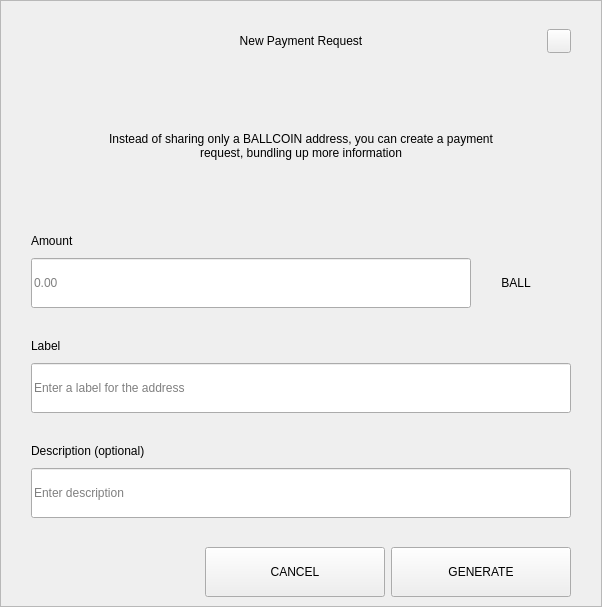
<?xml version="1.0" encoding="UTF-8"?>
<ui version="4.0">
 <class>RequestDialog</class>
 <widget class="QDialog" name="RequestDialog">
  <property name="geometry">
   <rect>
    <x>0</x>
    <y>0</y>
    <width>602</width>
    <height>607</height>
   </rect>
  </property>
  <property name="windowTitle">
   <string>Dialog</string>
  </property>
  <layout class="QVBoxLayout" name="verticalLayout_5">
   <property name="spacing">
    <number>0</number>
   </property>
   <property name="leftMargin">
    <number>0</number>
   </property>
   <property name="topMargin">
    <number>0</number>
   </property>
   <property name="rightMargin">
    <number>0</number>
   </property>
   <property name="bottomMargin">
    <number>0</number>
   </property>
   <item>
    <widget class="QFrame" name="frame">
     <property name="styleSheet">
      <string notr="true"/>
     </property>
     <property name="frameShape">
      <enum>QFrame::StyledPanel</enum>
     </property>
     <property name="frameShadow">
      <enum>QFrame::Raised</enum>
     </property>
     <layout class="QVBoxLayout" name="verticalLayout_4" stretch="1,0,0">
      <property name="spacing">
       <number>0</number>
      </property>
      <property name="leftMargin">
       <number>30</number>
      </property>
      <property name="topMargin">
       <number>20</number>
      </property>
      <property name="rightMargin">
       <number>30</number>
      </property>
      <property name="bottomMargin">
       <number>0</number>
      </property>
      <item>
       <layout class="QHBoxLayout" name="horizontalLayout_3">
        <property name="spacing">
         <number>0</number>
        </property>
        <item>
         <spacer name="horizontalSpacer_21">
          <property name="orientation">
           <enum>Qt::Horizontal</enum>
          </property>
          <property name="sizeHint" stdset="0">
           <size>
            <width>40</width>
            <height>20</height>
           </size>
          </property>
         </spacer>
        </item>
        <item>
         <widget class="QLabel" name="labelTitle">
          <property name="minimumSize">
           <size>
            <width>0</width>
            <height>40</height>
           </size>
          </property>
          <property name="maximumSize">
           <size>
            <width>16777215</width>
            <height>40</height>
           </size>
          </property>
          <property name="styleSheet">
           <string notr="true">padding-left:24px;</string>
          </property>
          <property name="text">
           <string>New Payment Request</string>
          </property>
          <property name="alignment">
           <set>Qt::AlignCenter</set>
          </property>
          <property name="margin">
           <number>7</number>
          </property>
         </widget>
        </item>
        <item>
         <spacer name="horizontalSpacer">
          <property name="orientation">
           <enum>Qt::Horizontal</enum>
          </property>
          <property name="sizeHint" stdset="0">
           <size>
            <width>40</width>
            <height>20</height>
           </size>
          </property>
         </spacer>
        </item>
        <item>
         <widget class="QPushButton" name="btnEsc">
          <property name="minimumSize">
           <size>
            <width>24</width>
            <height>24</height>
           </size>
          </property>
          <property name="maximumSize">
           <size>
            <width>24</width>
            <height>24</height>
           </size>
          </property>
          <property name="focusPolicy">
           <enum>Qt::NoFocus</enum>
          </property>
          <property name="text">
           <string/>
          </property>
         </widget>
        </item>
       </layout>
      </item>
      <item>
       <widget class="QStackedWidget" name="stack">
        <property name="minimumSize">
         <size>
          <width>540</width>
          <height>0</height>
         </size>
        </property>
        <property name="maximumSize">
         <size>
          <width>540</width>
          <height>16777215</height>
         </size>
        </property>
        <property name="currentIndex">
         <number>0</number>
        </property>
        <widget class="QWidget" name="page_1">
         <property name="minimumSize">
          <size>
           <width>540</width>
           <height>0</height>
          </size>
         </property>
         <property name="maximumSize">
          <size>
           <width>540</width>
           <height>16777215</height>
          </size>
         </property>
         <layout class="QVBoxLayout" name="layout1">
          <property name="spacing">
           <number>0</number>
          </property>
          <property name="leftMargin">
           <number>0</number>
          </property>
          <property name="topMargin">
           <number>0</number>
          </property>
          <property name="rightMargin">
           <number>0</number>
          </property>
          <property name="bottomMargin">
           <number>0</number>
          </property>
          <item>
           <spacer name="verticalSpacer_21">
            <property name="orientation">
             <enum>Qt::Vertical</enum>
            </property>
            <property name="sizeType">
             <enum>QSizePolicy::Fixed</enum>
            </property>
            <property name="sizeHint" stdset="0">
             <size>
              <width>20</width>
              <height>30</height>
             </size>
            </property>
           </spacer>
          </item>
          <item alignment="Qt::AlignHCenter">
           <widget class="QLabel" name="labelMessage">
            <property name="minimumSize">
             <size>
              <width>400</width>
              <height>50</height>
             </size>
            </property>
            <property name="text">
             <string>Instead of sharing only a BALLCOIN address, you can create a payment request, bundling up more information</string>
            </property>
            <property name="alignment">
             <set>Qt::AlignCenter</set>
            </property>
            <property name="wordWrap">
             <bool>true</bool>
            </property>
           </widget>
          </item>
          <item alignment="Qt::AlignBottom">
           <widget class="QWidget" name="containerAmount" native="true">
            <layout class="QVBoxLayout" name="verticalLayout">
             <property name="spacing">
              <number>9</number>
             </property>
             <property name="leftMargin">
              <number>0</number>
             </property>
             <property name="topMargin">
              <number>0</number>
             </property>
             <property name="rightMargin">
              <number>0</number>
             </property>
             <property name="bottomMargin">
              <number>0</number>
             </property>
             <item>
              <widget class="QLabel" name="labelSubtitleAmount">
               <property name="minimumSize">
                <size>
                 <width>350</width>
                 <height>16</height>
                </size>
               </property>
               <property name="maximumSize">
                <size>
                 <width>16777215</width>
                 <height>16</height>
                </size>
               </property>
               <property name="text">
                <string>Amount</string>
               </property>
              </widget>
             </item>
             <item alignment="Qt::AlignTop">
              <widget class="QWidget" name="layoutAmount" native="true">
               <layout class="QHBoxLayout" name="horizontalLayout" stretch="2,0">
                <property name="spacing">
                 <number>0</number>
                </property>
                <property name="leftMargin">
                 <number>0</number>
                </property>
                <property name="topMargin">
                 <number>0</number>
                </property>
                <property name="rightMargin">
                 <number>0</number>
                </property>
                <property name="bottomMargin">
                 <number>0</number>
                </property>
                <item>
                 <widget class="QLineEdit" name="lineEditAmount">
                  <property name="minimumSize">
                   <size>
                    <width>0</width>
                    <height>50</height>
                   </size>
                  </property>
                  <property name="maximumSize">
                   <size>
                    <width>16777215</width>
                    <height>50</height>
                   </size>
                  </property>
                  <property name="placeholderText">
                   <string notr="true">0.00</string>
                  </property>
                 </widget>
                </item>
                <item>
                 <widget class="QWidget" name="comboContainer" native="true">
                  <property name="minimumSize">
                   <size>
                    <width>100</width>
                    <height>50</height>
                   </size>
                  </property>
                  <property name="maximumSize">
                   <size>
                    <width>16777215</width>
                    <height>50</height>
                   </size>
                  </property>
                  <layout class="QHBoxLayout" name="horizontalLayout_31">
                   <property name="spacing">
                    <number>0</number>
                   </property>
                   <property name="leftMargin">
                    <number>0</number>
                   </property>
                   <property name="topMargin">
                    <number>0</number>
                   </property>
                   <property name="rightMargin">
                    <number>10</number>
                   </property>
                   <property name="bottomMargin">
                    <number>0</number>
                   </property>
                   <item>
                    <widget class="QLabel" name="comboBoxCoin">
                     <property name="text">
                      <string>BALL</string>
                     </property>
                     <property name="alignment">
                      <set>Qt::AlignCenter</set>
                     </property>
                    </widget>
                   </item>
                  </layout>
                 </widget>
                </item>
               </layout>
              </widget>
             </item>
            </layout>
           </widget>
          </item>
          <item>
           <spacer name="verticalSpacer_31">
            <property name="orientation">
             <enum>Qt::Vertical</enum>
            </property>
            <property name="sizeType">
             <enum>QSizePolicy::Fixed</enum>
            </property>
            <property name="sizeHint" stdset="0">
             <size>
              <width>20</width>
              <height>30</height>
             </size>
            </property>
           </spacer>
          </item>
          <item>
           <layout class="QVBoxLayout" name="verticalLayoutLabel">
            <property name="spacing">
             <number>9</number>
            </property>
            <item>
             <widget class="QLabel" name="labelSubtitleLabel">
              <property name="minimumSize">
               <size>
                <width>0</width>
                <height>16</height>
               </size>
              </property>
              <property name="maximumSize">
               <size>
                <width>16777215</width>
                <height>16</height>
               </size>
              </property>
              <property name="text">
               <string>Label</string>
              </property>
             </widget>
            </item>
            <item>
             <widget class="QLineEdit" name="lineEditLabel">
              <property name="minimumSize">
               <size>
                <width>0</width>
                <height>50</height>
               </size>
              </property>
              <property name="maximumSize">
               <size>
                <width>16777215</width>
                <height>50</height>
               </size>
              </property>
              <property name="placeholderText">
               <string>Enter a label for the address</string>
              </property>
             </widget>
            </item>
           </layout>
          </item>
          <item>
           <spacer name="verticalSpacer_34">
            <property name="orientation">
             <enum>Qt::Vertical</enum>
            </property>
            <property name="sizeType">
             <enum>QSizePolicy::Fixed</enum>
            </property>
            <property name="sizeHint" stdset="0">
             <size>
              <width>20</width>
              <height>30</height>
             </size>
            </property>
           </spacer>
          </item>
          <item>
           <layout class="QVBoxLayout" name="verticalLayoutDescription">
            <property name="spacing">
             <number>9</number>
            </property>
            <item>
             <widget class="QLabel" name="labelSubtitleDescription">
              <property name="minimumSize">
               <size>
                <width>0</width>
                <height>16</height>
               </size>
              </property>
              <property name="maximumSize">
               <size>
                <width>16777215</width>
                <height>16</height>
               </size>
              </property>
              <property name="text">
               <string>Description (optional)</string>
              </property>
             </widget>
            </item>
            <item>
             <widget class="QLineEdit" name="lineEditDescription">
              <property name="minimumSize">
               <size>
                <width>0</width>
                <height>50</height>
               </size>
              </property>
              <property name="maximumSize">
               <size>
                <width>16777215</width>
                <height>50</height>
               </size>
              </property>
              <property name="placeholderText">
               <string>Enter description</string>
              </property>
             </widget>
            </item>
            <item>
             <spacer name="verticalSpacer_4">
              <property name="orientation">
               <enum>Qt::Vertical</enum>
              </property>
              <property name="sizeType">
               <enum>QSizePolicy::Fixed</enum>
              </property>
              <property name="sizeHint" stdset="0">
               <size>
                <width>20</width>
                <height>20</height>
               </size>
              </property>
             </spacer>
            </item>
           </layout>
          </item>
         </layout>
        </widget>
        <widget class="QWidget" name="page_2">
         <layout class="QVBoxLayout" name="layout2">
          <item>
           <spacer name="verticalSpacer_5">
            <property name="orientation">
             <enum>Qt::Vertical</enum>
            </property>
            <property name="sizeType">
             <enum>QSizePolicy::Fixed</enum>
            </property>
            <property name="sizeHint" stdset="0">
             <size>
              <width>20</width>
              <height>50</height>
             </size>
            </property>
           </spacer>
          </item>
          <item alignment="Qt::AlignHCenter">
           <widget class="QLabel" name="labelQrImg">
            <property name="minimumSize">
             <size>
              <width>260</width>
              <height>260</height>
             </size>
            </property>
            <property name="maximumSize">
             <size>
              <width>260</width>
              <height>260</height>
             </size>
            </property>
            <property name="text">
             <string/>
            </property>
            <property name="alignment">
             <set>Qt::AlignCenter</set>
            </property>
           </widget>
          </item>
          <item>
           <spacer name="verticalSpacer_2">
            <property name="orientation">
             <enum>Qt::Vertical</enum>
            </property>
            <property name="sizeType">
             <enum>QSizePolicy::Fixed</enum>
            </property>
            <property name="sizeHint" stdset="0">
             <size>
              <width>20</width>
              <height>30</height>
             </size>
            </property>
           </spacer>
          </item>
          <item alignment="Qt::AlignHCenter">
           <widget class="QLabel" name="labelAddress">
            <property name="text">
             <string>D7VFR83SQbiezrW72hjcWJtcfip5krte2Z </string>
            </property>
           </widget>
          </item>
          <item>
           <spacer name="verticalSpacer_32">
            <property name="orientation">
             <enum>Qt::Vertical</enum>
            </property>
            <property name="sizeType">
             <enum>QSizePolicy::Expanding</enum>
            </property>
            <property name="sizeHint" stdset="0">
             <size>
              <width>20</width>
              <height>20</height>
             </size>
            </property>
           </spacer>
          </item>
          <item>
           <layout class="QHBoxLayout" name="horizontal">
            <property name="leftMargin">
             <number>20</number>
            </property>
            <property name="rightMargin">
             <number>20</number>
            </property>
            <property name="bottomMargin">
             <number>20</number>
            </property>
            <item>
             <spacer name="horizontalSpacer_4">
              <property name="orientation">
               <enum>Qt::Horizontal</enum>
              </property>
              <property name="sizeHint" stdset="0">
               <size>
                <width>40</width>
                <height>20</height>
               </size>
              </property>
             </spacer>
            </item>
            <item>
             <widget class="QPushButton" name="btnCopyAddress">
              <property name="minimumSize">
               <size>
                <width>180</width>
                <height>50</height>
               </size>
              </property>
              <property name="text">
               <string>COPY ADDRESS</string>
              </property>
             </widget>
            </item>
            <item>
             <widget class="QPushButton" name="btnCopyUrl">
              <property name="minimumSize">
               <size>
                <width>180</width>
                <height>50</height>
               </size>
              </property>
              <property name="text">
               <string>COPY URL</string>
              </property>
             </widget>
            </item>
            <item>
             <spacer name="horizontalSpacer_2">
              <property name="orientation">
               <enum>Qt::Horizontal</enum>
              </property>
              <property name="sizeHint" stdset="0">
               <size>
                <width>40</width>
                <height>20</height>
               </size>
              </property>
             </spacer>
            </item>
           </layout>
          </item>
         </layout>
        </widget>
       </widget>
      </item>
      <item>
       <widget class="QWidget" name="buttonsStack" native="true">
        <layout class="QHBoxLayout" name="horizontalLayout_5">
         <property name="leftMargin">
          <number>20</number>
         </property>
         <property name="rightMargin">
          <number>0</number>
         </property>
         <item>
          <spacer name="horizontalSpacer_41">
           <property name="orientation">
            <enum>Qt::Horizontal</enum>
           </property>
           <property name="sizeHint" stdset="0">
            <size>
             <width>40</width>
             <height>20</height>
            </size>
           </property>
          </spacer>
         </item>
         <item>
          <widget class="QPushButton" name="btnCancel">
           <property name="minimumSize">
            <size>
             <width>180</width>
             <height>50</height>
            </size>
           </property>
           <property name="focusPolicy">
            <enum>Qt::NoFocus</enum>
           </property>
           <property name="text">
            <string>CANCEL</string>
           </property>
          </widget>
         </item>
         <item>
          <widget class="QPushButton" name="btnSave">
           <property name="minimumSize">
            <size>
             <width>180</width>
             <height>50</height>
            </size>
           </property>
           <property name="focusPolicy">
            <enum>Qt::NoFocus</enum>
           </property>
           <property name="text">
            <string>GENERATE</string>
           </property>
          </widget>
         </item>
        </layout>
       </widget>
      </item>
     </layout>
    </widget>
   </item>
  </layout>
 </widget>
 <resources/>
 <connections/>
</ui>
